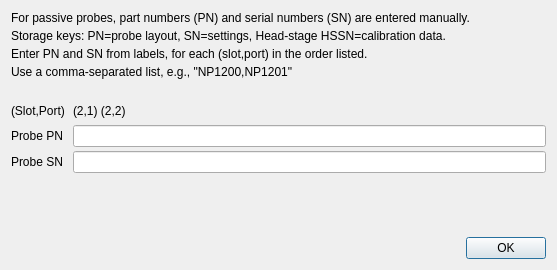
<?xml version="1.0" encoding="UTF-8"?>
<ui version="4.0">
 <class>PsvPNDialog</class>
 <widget class="QDialog" name="PsvPNDialog">
  <property name="geometry">
   <rect>
    <x>0</x>
    <y>0</y>
    <width>557</width>
    <height>270</height>
   </rect>
  </property>
  <property name="windowTitle">
   <string>Passive Probe Part Numbers</string>
  </property>
  <layout class="QGridLayout" name="gridLayout_3">
   <property name="verticalSpacing">
    <number>22</number>
   </property>
   <item row="0" column="0">
    <layout class="QVBoxLayout" name="verticalLayout">
     <property name="spacing">
      <number>4</number>
     </property>
     <item>
      <widget class="QLabel" name="label_3">
       <property name="text">
        <string>For passive probes, part numbers (PN) and serial numbers (SN) are entered manually.</string>
       </property>
      </widget>
     </item>
     <item>
      <widget class="QLabel" name="label_7">
       <property name="text">
        <string>Storage keys: PN=probe layout, SN=settings, Head-stage HSSN=calibration data.</string>
       </property>
      </widget>
     </item>
     <item>
      <widget class="QLabel" name="label_4">
       <property name="text">
        <string>Enter PN and SN from labels, for each (slot,port) in the order listed.</string>
       </property>
      </widget>
     </item>
     <item>
      <widget class="QLabel" name="label_5">
       <property name="text">
        <string>Use a comma-separated list, e.g., &quot;NP1200,NP1201&quot;</string>
       </property>
      </widget>
     </item>
    </layout>
   </item>
   <item row="1" column="0">
    <layout class="QGridLayout" name="gridLayout">
     <property name="horizontalSpacing">
      <number>8</number>
     </property>
     <property name="verticalSpacing">
      <number>4</number>
     </property>
     <item row="0" column="1">
      <widget class="QLabel" name="keyLbl">
       <property name="sizePolicy">
        <sizepolicy hsizetype="Preferred" vsizetype="Preferred">
         <horstretch>0</horstretch>
         <verstretch>0</verstretch>
        </sizepolicy>
       </property>
       <property name="minimumSize">
        <size>
         <width>0</width>
         <height>20</height>
        </size>
       </property>
       <property name="text">
        <string>(2,1) (2,2)</string>
       </property>
      </widget>
     </item>
     <item row="1" column="0">
      <widget class="QLabel" name="label_2">
       <property name="sizePolicy">
        <sizepolicy hsizetype="Preferred" vsizetype="Preferred">
         <horstretch>0</horstretch>
         <verstretch>0</verstretch>
        </sizepolicy>
       </property>
       <property name="text">
        <string>Probe PN</string>
       </property>
      </widget>
     </item>
     <item row="1" column="1">
      <widget class="QLineEdit" name="pnLE"/>
     </item>
     <item row="0" column="0">
      <widget class="QLabel" name="label">
       <property name="sizePolicy">
        <sizepolicy hsizetype="Preferred" vsizetype="Preferred">
         <horstretch>0</horstretch>
         <verstretch>0</verstretch>
        </sizepolicy>
       </property>
       <property name="text">
        <string>(Slot,Port)</string>
       </property>
      </widget>
     </item>
     <item row="2" column="0">
      <widget class="QLabel" name="label_6">
       <property name="sizePolicy">
        <sizepolicy hsizetype="Preferred" vsizetype="Preferred">
         <horstretch>0</horstretch>
         <verstretch>0</verstretch>
        </sizepolicy>
       </property>
       <property name="text">
        <string>Probe SN</string>
       </property>
      </widget>
     </item>
     <item row="2" column="1">
      <widget class="QLineEdit" name="snLE"/>
     </item>
    </layout>
   </item>
   <item row="2" column="0">
    <spacer name="verticalSpacer">
     <property name="orientation">
      <enum>Qt::Vertical</enum>
     </property>
     <property name="sizeType">
      <enum>QSizePolicy::MinimumExpanding</enum>
     </property>
     <property name="sizeHint" stdset="0">
      <size>
       <width>0</width>
       <height>2</height>
      </size>
     </property>
    </spacer>
   </item>
   <item row="3" column="0">
    <widget class="QDialogButtonBox" name="buttonBox">
     <property name="sizePolicy">
      <sizepolicy hsizetype="Preferred" vsizetype="Preferred">
       <horstretch>0</horstretch>
       <verstretch>0</verstretch>
      </sizepolicy>
     </property>
     <property name="focusPolicy">
      <enum>Qt::StrongFocus</enum>
     </property>
     <property name="orientation">
      <enum>Qt::Horizontal</enum>
     </property>
     <property name="standardButtons">
      <set>QDialogButtonBox::Ok</set>
     </property>
    </widget>
   </item>
  </layout>
 </widget>
 <tabstops>
  <tabstop>pnLE</tabstop>
  <tabstop>snLE</tabstop>
  <tabstop>buttonBox</tabstop>
 </tabstops>
 <resources/>
 <connections>
  <connection>
   <sender>buttonBox</sender>
   <signal>accepted()</signal>
   <receiver>PsvPNDialog</receiver>
   <slot>accept()</slot>
   <hints>
    <hint type="sourcelabel">
     <x>248</x>
     <y>254</y>
    </hint>
    <hint type="destinationlabel">
     <x>157</x>
     <y>274</y>
    </hint>
   </hints>
  </connection>
  <connection>
   <sender>buttonBox</sender>
   <signal>rejected()</signal>
   <receiver>PsvPNDialog</receiver>
   <slot>reject()</slot>
   <hints>
    <hint type="sourcelabel">
     <x>316</x>
     <y>260</y>
    </hint>
    <hint type="destinationlabel">
     <x>286</x>
     <y>274</y>
    </hint>
   </hints>
  </connection>
 </connections>
</ui>
